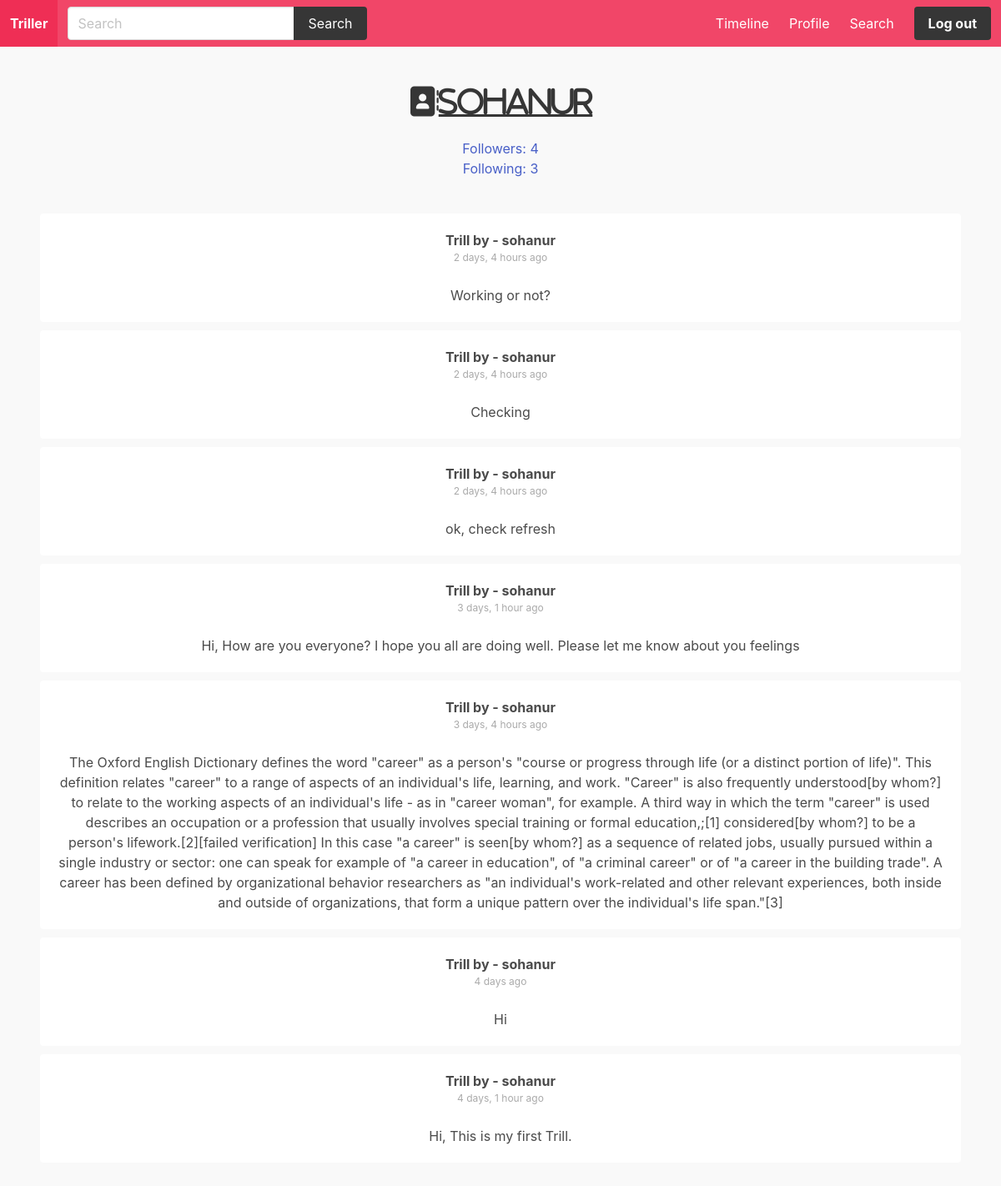
Page /u/sohanur/ (signed in) on the committed database.
### oinkerprofile/models.py (models this page shows)
class OinkerProfile(models.Model):
    user = models.OneToOneField(User, on_delete=models.CASCADE)
    follows = models.ManyToManyField('self', related_name='followed_by', symmetrical=False)
    avatar = models.ImageField(upload_to= 'static/images/', blank=True, null=True, default = 'avatar-2.jpg')

### feed/models.py (models this page shows)
class Oink(models.Model):
    body = models.CharField(max_length=300)
    created_by = models.ForeignKey(User, related_name='oinks', on_delete=models.CASCADE)
    created_at = models.DateTimeField(auto_now_add=True)
    class Meta:
        ordering = ('-created_at',)

### oinkerprofile/views.py (the view)
# urls.py: path('u/<str:username>/', oinkerprofile, name ='oinkerprofile'),
@login_required
def oinkerprofile(request, username):
    user = get_object_or_404(User, username=username)
    context = {
        'user': user
    }
    return render(request, 'oinkerprofile/oinkerprofile.html', context)

### templates/oinkerprofile/oinkerprofile.html (shortened to what this page needs)
{% extends 'core/base.html' %}
{% load humanize %}
{% block content %}
<center>
    <div class="container">
        <div class="columns">
            <div class="column is-12">
                <h1 class="title"><i class='fas fa-address-book' style='font-size:36px'><u>{{ user.username }}</u></i></h1>
                <p> <a href="{% url 'followers' user.username %}"> Followers: {{ user.oinkerprofile.followed_by.count }}</a></p>
                <p><a href="{% url 'follows' user.username %}"> Following: {{ user.oinkerprofile.follows.count }}</a></p>
            </div>
        </div>
    </center>
<center>
        <div class="columns">
            <div class="column is-12">
                <div class="wrapper-oinks">
                    {% for oink in user.oinks.all %}
                <div class="oink">
                    <p class="name">Trill by - {{ oink.created_by.username }} <p class="info"> {{ oink.created_at|naturaltime}}</p></p>
                    <p class="mt-5">{{ oink.body }}</p>
                </div>
                {% endfor %}
            </div>
        </div>
    </div>
</center>
    {% endblock %}

### static/css/main.css (style rules this page uses)
body { background: #f9f9f9; }
.wrapper-oinks { margin-top: 30px; }
.wrapper-oinks .oink, .notifications-wrapper .media { margin-bottom: 10px; padding: 20px; border-radius: 4px; background: #fff; }
.wrapper-oinks .oink .name { font-weight: bold; }
.wrapper-oinks .oink .info { font-size: 12px; color: rgb(170, 170, 170); }

### rows in the picture
Oink: created_by.username "sohanur", created_at "2 days, 4 hours ago", body "Working or not?"
Oink: created_by.username "sohanur", created_at "2 days, 4 hours ago", body "Checking"
Oink: created_by.username "sohanur", created_at "2 days, 4 hours ago", body "ok, check refresh"
Oink: created_by.username "sohanur", created_at "3 days, 1 hour ago", body "Hi, How are you everyone? I hope you all are doing well. Please let me know about you feelings"
Oink: created_by.username "sohanur", created_at "3 days, 4 hours ago", body "The Oxford English Dictionary defines the word \"career\" as a person's \"course or progress through life (or a distinct portion of life)\". This definition relates \"career\" to a range of aspects of an individual's life, learning, and work. \"Career\" is also frequently understood[by whom?] to relate to the working aspects of an individual's life - as in \"career woman\", for example. A third way in which the term \"career\" is used describes an occupation or a profession that usually involves special training or formal education,;[1] considered[by whom?] to be a person's lifework.[2][failed verification] In this case \"a career\" is seen[by whom?] as a sequence of related jobs, usually pursued within…"
Oink: created_by.username "sohanur", created_at "4 days ago", body "Hi"
Oink: created_by.username "sohanur", created_at "4 days, 1 hour ago", body "Hi, This is my first Trill."

### other values in the picture
{{ user.username }} "sohanur"
{{ user.oinkerprofile.followed_by.count }} "4"
{{ user.oinkerprofile.follows.count }} "3"
